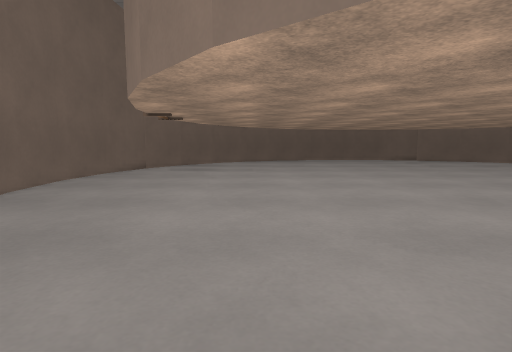
view 1 (above)

22 first-person views from a walk through a level from a Godot 3-D game. The camera is 1.4 m above the floor, tilts 6° down and sees 80° across. The floor is counted in squares, 1 m on a side. Each view is taken from the middle of a square. On the plan, view 1 faces up. The plan holds only what a view shows up to about 14 squares ahead; the rest is blank. Surface patterns are stand-ins for the level's own textures.

view 2
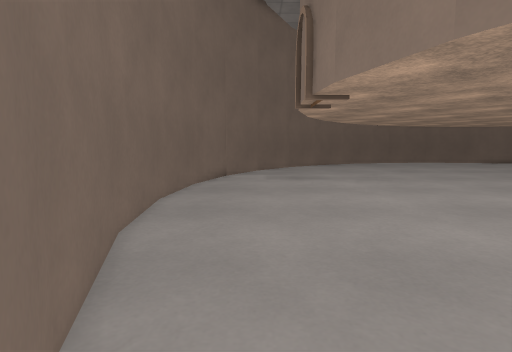

view 3
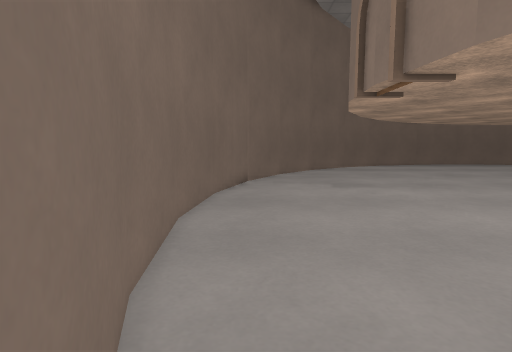

view 4
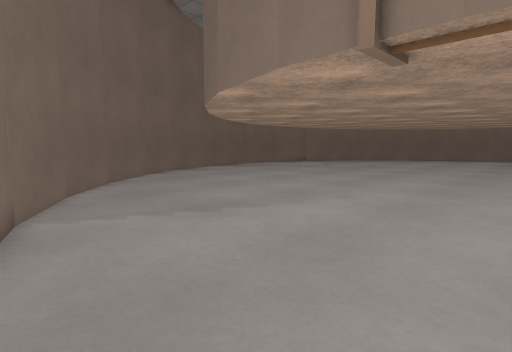

view 5
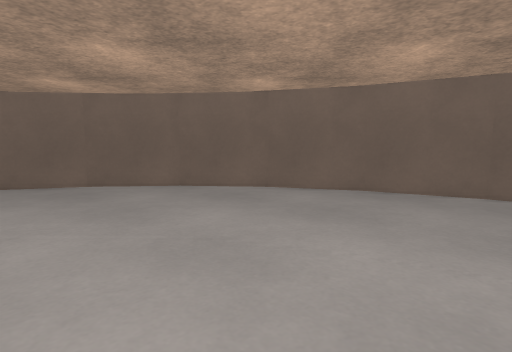

view 6
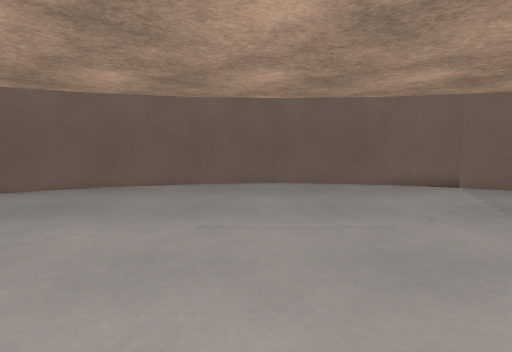

view 7
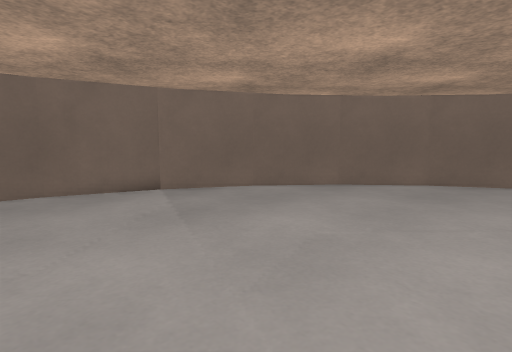

view 8
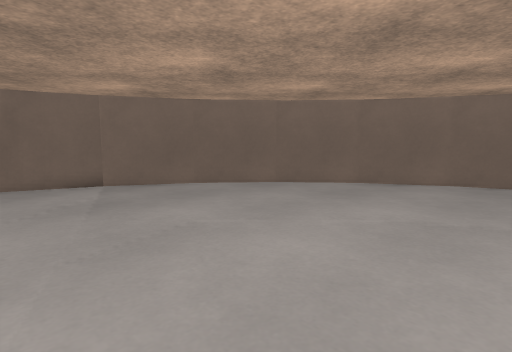

view 9
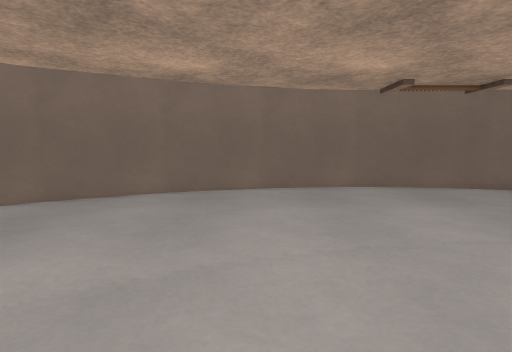

view 10
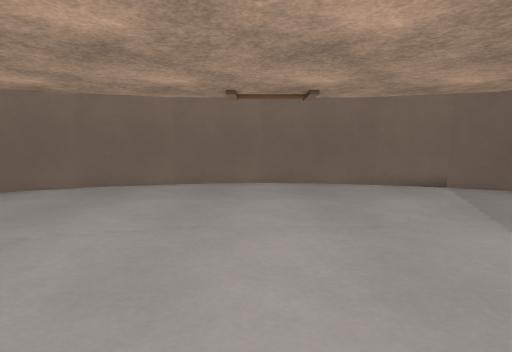

view 11
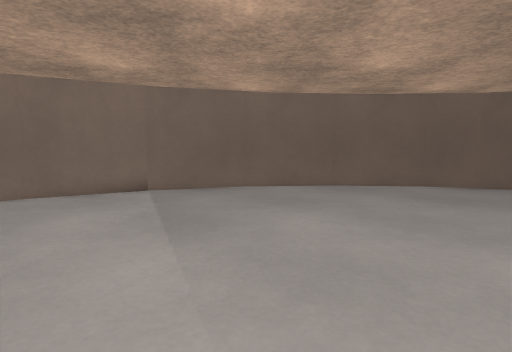

view 12
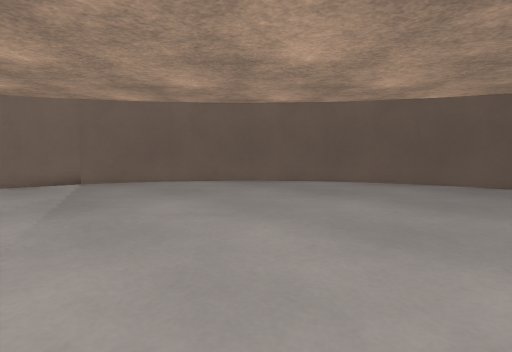

view 13
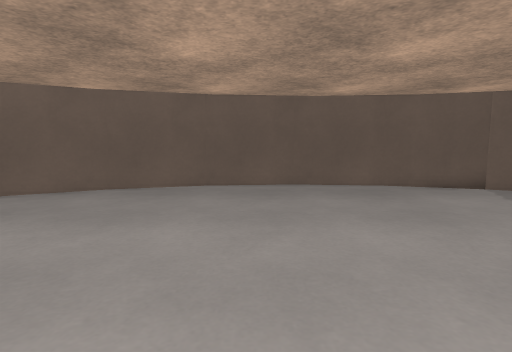

view 14
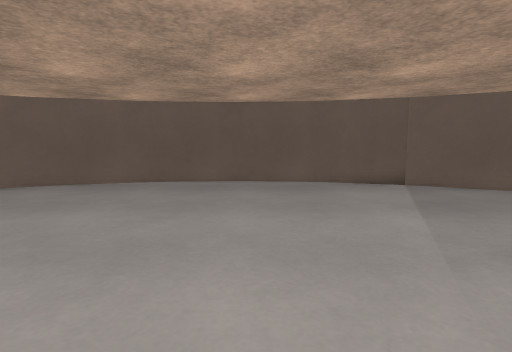

view 15
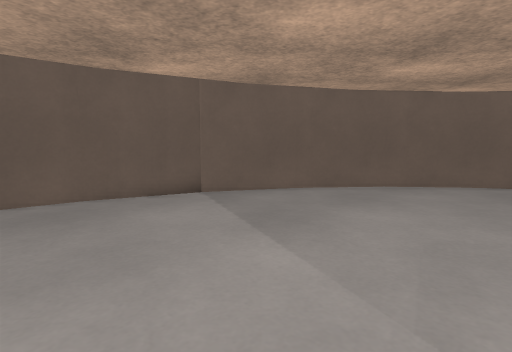

view 16
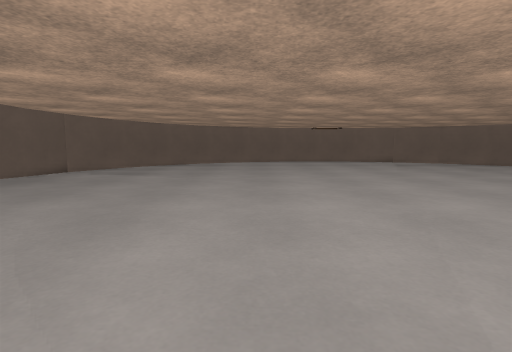

view 17
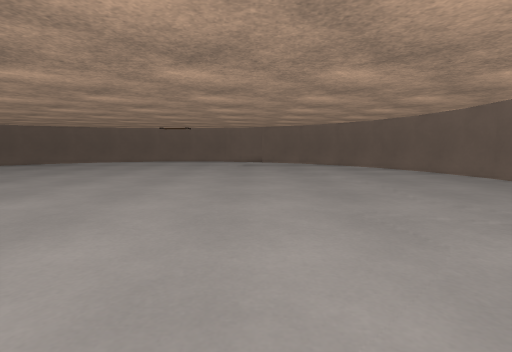

view 18
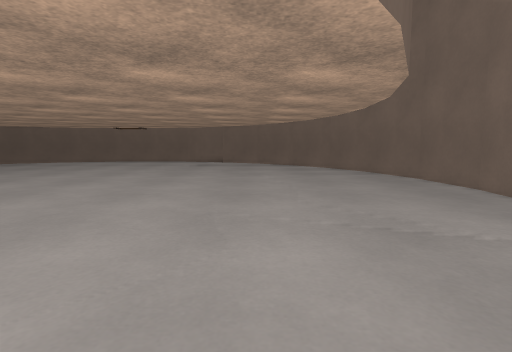

view 19
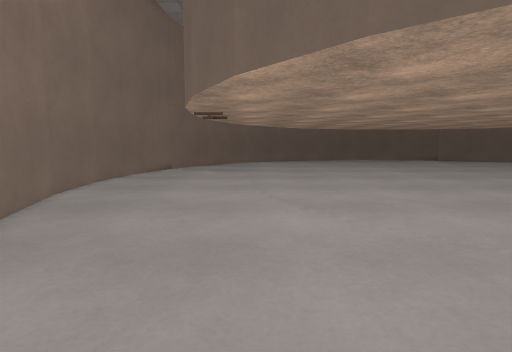

view 20
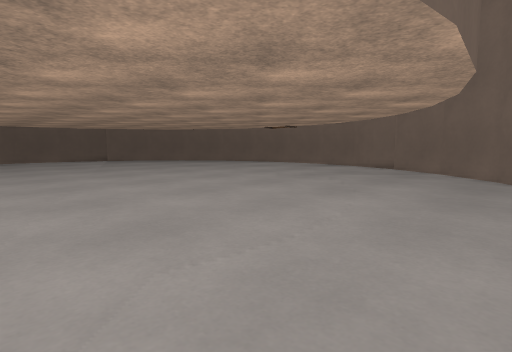

view 21
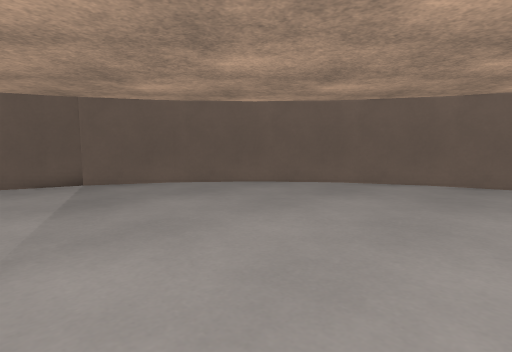

view 22
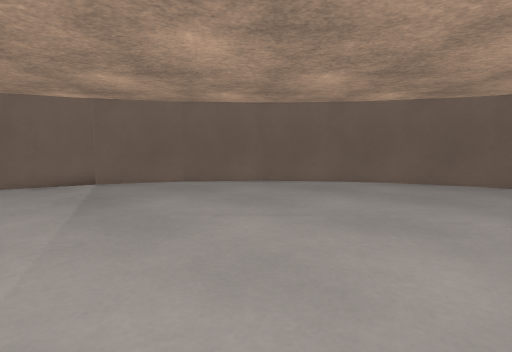

### Floor plan
Points are (right, up) in squares from view 1. A wall is a line through its corners. A room is listed if a view was taken in it or the views show most of it. See-through windows are left out.
Room 1 (views 1, 2, 3, 4, 5, 6, 7, 8, 9, 10, 11, 12, 13, 14, 15, 16, 17, 18, 19, 20, 21, 22)
walls: (16.2, 24.2) (13.5, 25.7) (10.7, 26.6) (7.6, 26.9); (18.5, 22.4) (16.1, 24.4); (20.4, 20.1) (18.4, 22.5); (21.8, 17.4) (20.3, 20.1); (22.6, 14.6) (21.7, 17.6); (7.7, 26.9) (4.8, 26.6) (1.8, 25.7); (22.9, 11.6) (22.6, 14.7); (22.6, 8.6) (22.9, 11.7); (1.9, 25.7) (-0.7, 24.3) (-3, 22.4) (-4.9, 20.1) (-6.4, 17.4); (21.7, 5.8) (22.6, 8.7); (20.3, 3.1) (21.8, 5.9); (18.4, 0.9) (20.3, 3.3); (16.1, -1) (18.5, 0.9); (-6.3, 17.6) (-7.2, 14.6); (13.4, -2.4) (16.2, -0.9); (10.6, -3.2) (13.6, -2.3); (-7.2, 14.7) (-7.5, 11.6); (-7.5, 11.8) (-7.2, 8.7); (7.6, -3.5) (10.7, -3.2); (-7.2, 8.8) (-6.3, 5.8); (-6.3, 5.9) (-4.9, 3.2); (4.6, -3.2) (7.8, -3.5); (1.8, -2.3) (4.8, -3.2); (-0.8, -0.9) (2, -2.4); (-3.1, 1) (-0.7, -1); (-5, 3.3) (-3, 0.9)

Positions as (right, up) in squares from view 1, and headings:
1: (0, 0), facing up
2: (-5, 4), facing up
3: (-6, 6), facing up
4: (-7, 11), facing up-right
5: (6, 17), facing up-left
6: (7, 16), facing up
7: (9, 17), facing up-right
8: (10, 15), facing up-right
9: (13, 15), facing right
10: (12, 12), facing right
11: (13, 10), facing down-right
12: (10, 9), facing down-right
13: (9, 7), facing down
14: (7, 8), facing down
15: (7, 5), facing down-left
16: (17, 7), facing left
17: (17, 17), facing left
18: (17, 20), facing left
19: (17, 23), facing down
20: (11, 24), facing down-left
21: (5, 9), facing down-left
22: (5, 14), facing up-left
